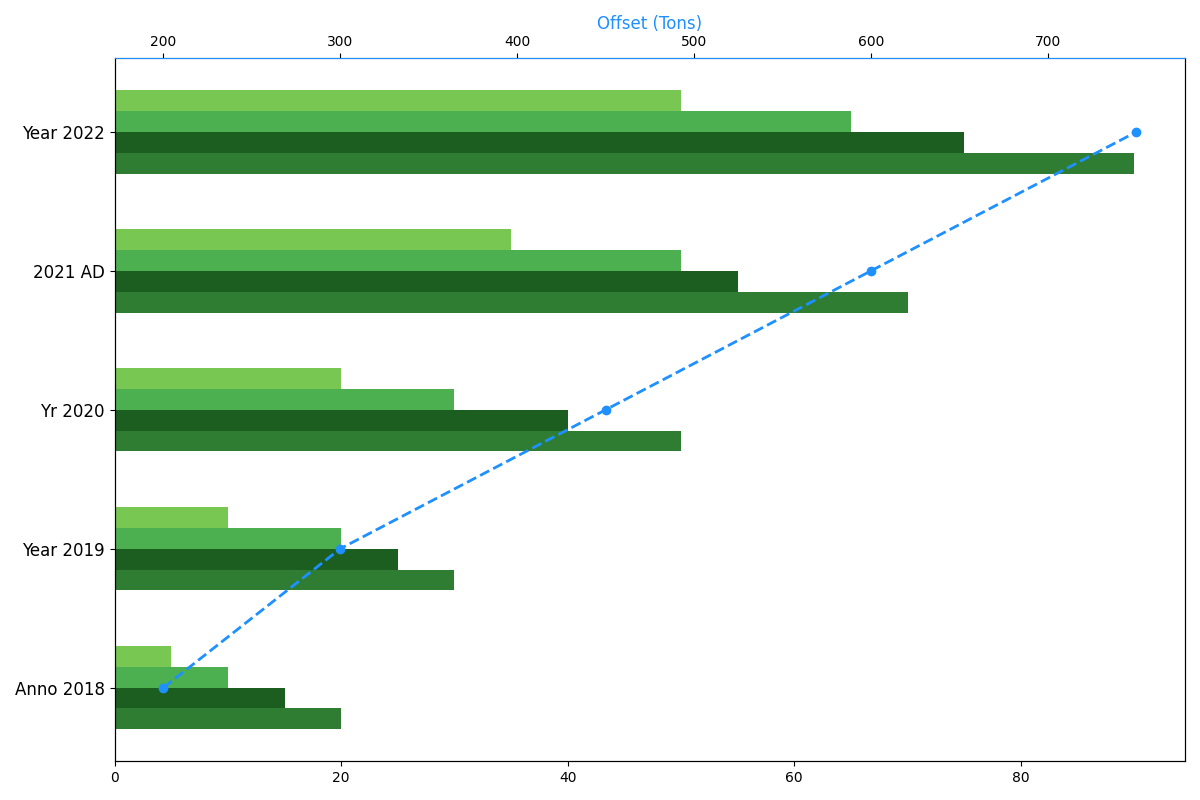

This figure's Python source:
import matplotlib.pyplot as plt
import numpy as np

years = ['Anno 2018', 'Year 2019', 'Yr 2020', '2021 AD', 'Year 2022']
org_A = np.array([20, 30, 50, 70, 90])
org_B = np.array([15, 25, 40, 55, 75])
org_C = np.array([10, 20, 30, 50, 65])
org_D = np.array([5, 10, 20, 35, 50]) 
carbon_offset = np.array([200, 300, 450, 600, 750])

fig, ax1 = plt.subplots(figsize=(12, 8))

height = 0.15  
y = np.arange(len(years))

ax1.barh(y - 1.5*height, org_A, height, color='#2E7D32')
ax1.barh(y - 0.5*height, org_B, height, color='#1B5E20')
ax1.barh(y + 0.5*height, org_C, height, color='#4CAF50')
ax1.barh(y + 1.5*height, org_D, height, color='#79C753')

ax1.set_yticks(y)
ax1.set_yticklabels(years, fontsize=12)

ax2 = ax1.twiny()
ax2.plot(carbon_offset, y, color='dodgerblue', marker='o', linestyle='--', linewidth=2)
ax2.set_xlabel('Offset (Tons)', fontsize=12, color='dodgerblue')
ax2.spines['top'].set_color('dodgerblue')

plt.tight_layout()
plt.show()
